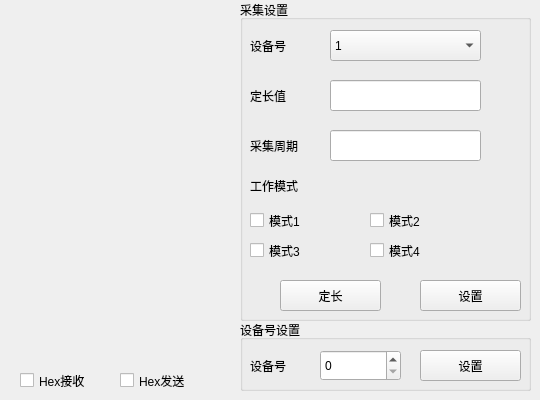
      <widget class="QWidget" name="Base_2">
       <attribute name="title">
        <string>串口</string>
       </attribute>
       <widget class="QGroupBox" name="groupBox1">
        <property name="geometry">
         <rect>
          <x>240</x>
          <y>0</y>
          <width>291</width>
          <height>321</height>
         </rect>
        </property>
        <property name="title">
         <string>采集设置</string>
        </property>
        <widget class="QComboBox" name="moshi">
         <property name="geometry">
          <rect>
           <x>90</x>
           <y>30</y>
           <width>151</width>
           <height>31</height>
          </rect>
         </property>
         <item>
          <property name="text">
           <string>1</string>
          </property>
         </item>
         <item>
          <property name="text">
           <string>2</string>
          </property>
         </item>
         <item>
          <property name="text">
           <string>3</string>
          </property>
         </item>
         <item>
          <property name="text">
           <string>4</string>
          </property>
         </item>
         <item>
          <property name="text">
           <string>5</string>
          </property>
         </item>
         <item>
          <property name="text">
           <string>6</string>
          </property>
         </item>
         <item>
          <property name="text">
           <string>7</string>
          </property>
         </item>
         <item>
          <property name="text">
           <string>8</string>
          </property>
         </item>
         <item>
          <property name="text">
           <string>9</string>
          </property>
         </item>
        </widget>
        <widget class="QLabel" name="label_2">
         <property name="geometry">
          <rect>
           <x>10</x>
           <y>30</y>
           <width>71</width>
           <height>31</height>
          </rect>
         </property>
         <property name="text">
          <string>设备号</string>
         </property>
        </widget>
        <widget class="QLabel" name="label_3">
         <property name="geometry">
          <rect>
           <x>10</x>
           <y>80</y>
           <width>71</width>
           <height>31</height>
          </rect>
         </property>
         <property name="text">
          <string>定长值</string>
         </property>
        </widget>
        <widget class="QLineEdit" name="dingchangzhi">
         <property name="geometry">
          <rect>
           <x>90</x>
           <y>80</y>
           <width>151</width>
           <height>31</height>
          </rect>
         </property>
         <property name="maxLength">
          <number>9</number>
         </property>
        </widget>
        <widget class="QLabel" name="label_4">
         <property name="geometry">
          <rect>
           <x>10</x>
           <y>170</y>
           <width>71</width>
           <height>31</height>
          </rect>
         </property>
         <property name="text">
          <string>工作模式</string>
         </property>
        </widget>
        <widget class="QCheckBox" name="moshi2">
         <property name="geometry">
          <rect>
           <x>130</x>
           <y>210</y>
           <width>111</width>
           <height>21</height>
          </rect>
         </property>
         <property name="text">
          <string>模式2</string>
         </property>
        </widget>
        <widget class="QCheckBox" name="moshi1">
         <property name="geometry">
          <rect>
           <x>10</x>
           <y>210</y>
           <width>101</width>
           <height>21</height>
          </rect>
         </property>
         <property name="text">
          <string>模式1</string>
         </property>
        </widget>
        <widget class="QCheckBox" name="moshi3">
         <property name="geometry">
          <rect>
           <x>10</x>
           <y>240</y>
           <width>101</width>
           <height>21</height>
          </rect>
         </property>
         <property name="text">
          <string>模式3</string>
         </property>
        </widget>
        <widget class="QCheckBox" name="moshi4">
         <property name="geometry">
          <rect>
           <x>130</x>
           <y>240</y>
           <width>131</width>
           <height>21</height>
          </rect>
         </property>
         <property name="text">
          <string>模式4</string>
         </property>
        </widget>
        <widget class="QLabel" name="label_6">
         <property name="geometry">
          <rect>
           <x>10</x>
           <y>130</y>
           <width>71</width>
           <height>31</height>
          </rect>
         </property>
         <property name="text">
          <string>采集周期</string>
         </property>
        </widget>
        <widget class="QLineEdit" name="cijizhouqi">
         <property name="geometry">
          <rect>
           <x>90</x>
           <y>130</y>
           <width>151</width>
           <height>31</height>
          </rect>
         </property>
        </widget>
        <widget class="QPushButton" name="moshidingchang">
         <property name="geometry">
          <rect>
           <x>180</x>
           <y>280</y>
           <width>101</width>
           <height>31</height>
          </rect>
         </property>
         <property name="text">
          <string>设置</string>
         </property>
        </widget>
        <widget class="QPushButton" name="dingchang">
         <property name="geometry">
          <rect>
           <x>40</x>
           <y>280</y>
           <width>101</width>
           <height>31</height>
          </rect>
         </property>
         <property name="text">
          <string>定长</string>
         </property>
        </widget>
       </widget>
       <widget class="QGroupBox" name="groupBox2">
        <property name="geometry">
         <rect>
          <x>240</x>
          <y>320</y>
          <width>291</width>
          <height>71</height>
         </rect>
        </property>
        <property name="title">
         <string>设备号设置</string>
        </property>
        <widget class="QLabel" name="label_5">
         <property name="geometry">
          <rect>
           <x>10</x>
           <y>30</y>
           <width>51</width>
           <height>31</height>
          </rect>
         </property>
         <property name="text">
          <string>设备号</string>
         </property>
        </widget>
        <widget class="QSpinBox" name="shebeihao">
         <property name="geometry">
          <rect>
           <x>80</x>
           <y>30</y>
           <width>81</width>
           <height>31</height>
          </rect>
         </property>
        </widget>
        <widget class="QPushButton" name="shezhiButton">
         <property name="geometry">
          <rect>
           <x>180</x>
           <y>30</y>
           <width>101</width>
           <height>31</height>
          </rect>
         </property>
         <property name="text">
          <string>设置</string>
         </property>
        </widget>
       </widget>
       <widget class="QCheckBox" name="checkBox_2">
        <property name="geometry">
         <rect>
          <x>20</x>
          <y>370</y>
          <width>101</width>
          <height>21</height>
         </rect>
        </property>
        <property name="text">
         <string>Hex接收</string>
        </property>
       </widget>
       <widget class="QCheckBox" name="checkBox">
        <property name="geometry">
         <rect>
          <x>120</x>
          <y>370</y>
          <width>91</width>
          <height>21</height>
         </rect>
        </property>
        <property name="text">
         <string>Hex发送</string>
        </property>
       </widget>
      </widget>
